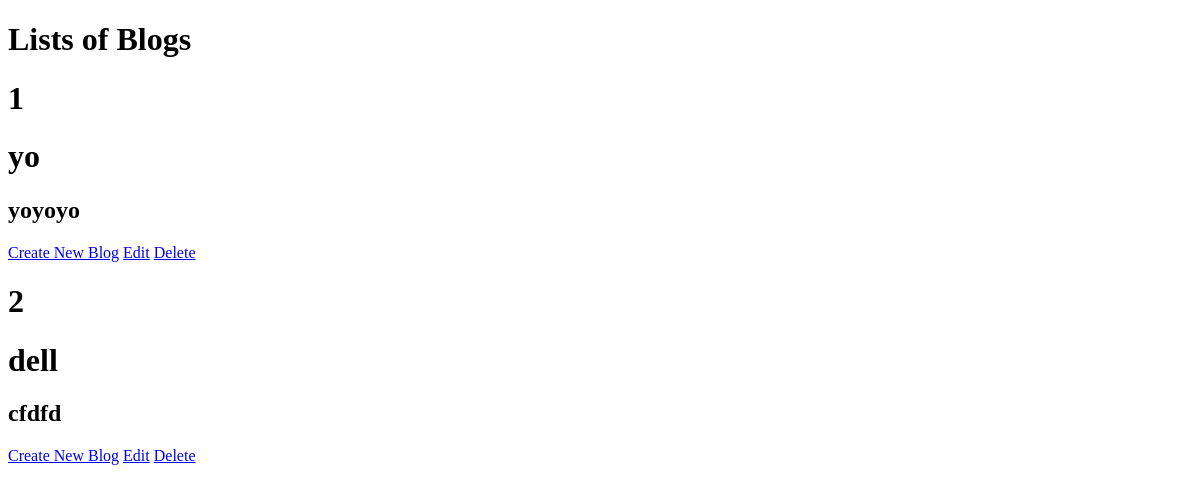
Before: / with the older database file.
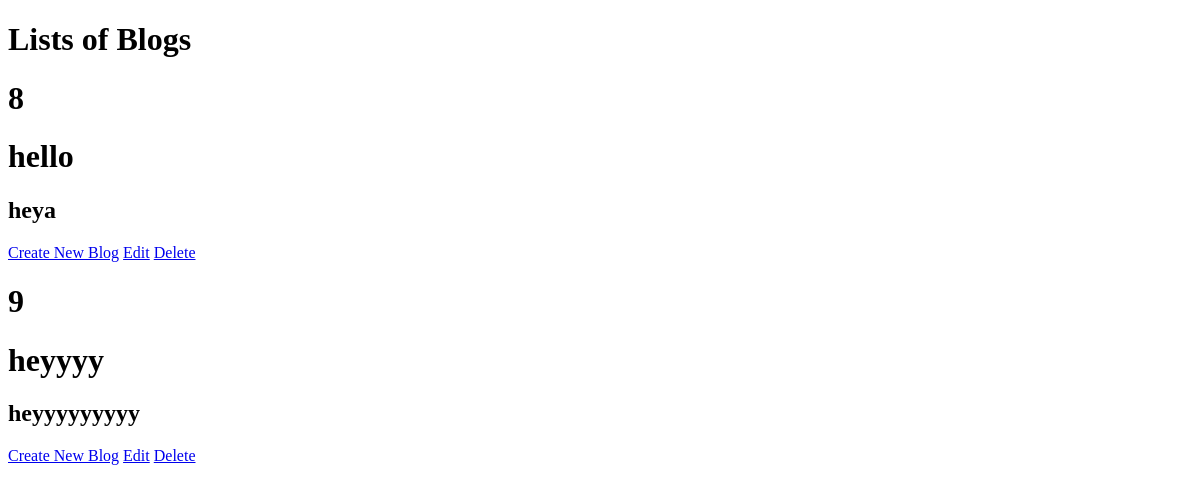
After: the same page with the newer database file.
### blog/models.py (models this page shows, shortened)
class Blog(models.Model):
    title = models.CharField(max_length=10)
    description = models.TextField(max_length=100)

### blog/views.py (the view)
# urls.py: path('', views.index_view, name='index'),
def index_view(request):
    blogs = Blog.objects.all()
    return render(request, 'blog/index_view.html', {'blogs': blogs})

### blog/templates/blog/index_view.html (shortened to what this page needs)
<!DOCTYPE html>
<html>
<head>
</head>
<body>
    <h1>Lists of Blogs</h1>
    {% for blog in blogs %}
        <h1>{{blog.id}}</h1>
        <h1>{{blog.title}}</h1>
        <h2>{{blog.description}}</h2>
        <a href="new">Create New Blog</a>
        <a href="edit/{{blog.id}}">Edit</a>
        <a href='delete/{{blog.id}}'>Delete</a>
    {% endfor %}
</body>
</html>

Changed rows visible on the page:
removed Blog: id "1", title "yo", description "yoyoyo"
removed Blog: id "2", title "dell", description "cfdfd"
added Blog: id "8", title "hello", description "heya"
added Blog: id "9", title "heyyyy", description "heyyyyyyyyy"
